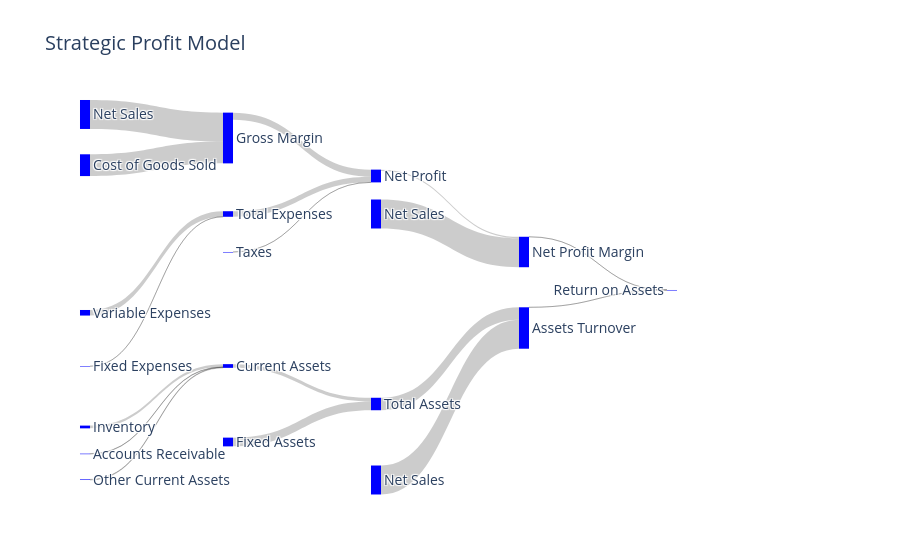

Write notebook code for a chart like this one.
### Code cell
# Example of calling spm function and passing the arguments
spm(net_sales = 476294, cost_of_goods_sold = 358069, variable_expense = 91353, fixed_expense = 1, 
    inventory = 44858, accounts_receivable = 6677, other_current_assets = 9650, taxes = 0.1, fixed_assets = 143566)

### Figure 1 — Plotly figure (JSON) as saved in the notebook; plotly's stock layout.template omitted (floating-point values rounded to 4 significant figures)
{"data": [{"arrangement": "fixed", "link": {"hovertemplate": "%{source.label} : %{value}", "source": [0, 1, 2, 3, 4, 5, 6, 7, 8, 9, 10, 11, 12, 13, 14, 15, 16, 17], "target": [7, 7, 8, 8, 10, 10, 10, 12, 12, 12, 15, 15, 16, 16, 17, 17, 18, 18], "value": [476294, 358069, 91353, 1, 44858, 6677, 9650, 118225, 91354, 0.1, 61185, 143566, 24180.0, 476294, 476294, 204751, 0.05078, 2.326, 0.1181]}, "node": {"color": "blue", "hovertemplate": "%{label}", "label": ["Net Sales", "Cost of Goods Sold", "Variable Expenses", "Fixed Expenses", "Inventory", "Accounts Receivable", "Other Current Assets", "Gross Margin", "Total Expenses", "Taxes", "Current Assets", "Fixed Assets", "Net Profit", "Net Sales", "Net Sales", "Total Assets", "Net Profit Margin", "Assets Turnover", "Return on Assets"], "line": {"color": "blue", "width": 0.01}, "pad": 30, "thickness": 10, "x": [0, 0, 0, 0, 0, 0, 0, 0.2, 0.2, 0.2, 0.2, 0.2, 0.4, 0.4, 0.4, 0.4, 0.6, 0.6, 0.8], "y": [1.4, 1.2, 1, 0.8, 0.6, 0.4, 0.2, 0.1, 0.3, 0.4, 0.7, 0.9, 0.2, 0.3, 1, 0.8, 0.4, 0.6, 0.5]}, "type": "sankey"}], "layout": {"font": {"size": 14}, "title": {"text": "Strategic Profit Model"}}}
